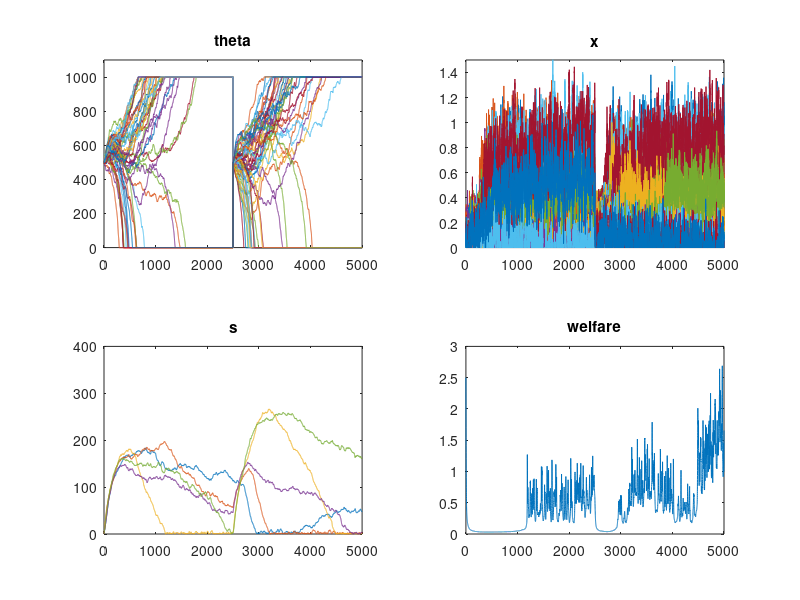

Write the MATLAB code that produced this figure.


%---------------------------------
% Initialization of the variables
function main
    global M N phi zeta theta_min theta_max delta alpha p sigma
    'start'
    N = 10; %Number of bees
    M = 5; %Number of tasks

    theta = ones(N,M)*500;
    x = ones(N,M)*0.1;
    s = ones(1,M);

    initial_condition = [reshape(theta, N*M,1); reshape(x, N*M,1);reshape(s,M,1)]; %intial condition for the ode_solver
    
    alpha = M+1;  %This factor has been changed in order to get convergence
                  %We could also change the delta!
                  %This change has been made because it doesn't make much sense
                  %to get an infinitely increasing stimuli for all tasks.

    delta = 1; 
    p=0.2;
    zeta=10;
    phi=1;
    sigma=0.1;
    dt=1;
    end_time = 5000;
    
    theta_min=1;
    theta_max=1000;
    
    %[T,Y]=ode45(@ode_function, [0 3000], initial_condition);
    [T,Y]=euler_method(@ode_function, [0 end_time], initial_condition,0.5);
    

    %plot(T,Y(:,1:M*N),'-o')
    %plot(T,Y(:,13),'-r')
    subplot(2,2,1)
    plot(T,Y(1:M*N,:),'-')
    axis([0 end_time 0 1100])
    title('theta')
    
    subplot(2,2,2)
    plot(T,Y(M*N+1:M*N*2,:),'-')
    axis([0 end_time 0 1.5])
    title('x')
    
    subplot(2,2,3)
    plot(T,Y(M*N*2+1:M*N*2+M,:),'-')
    title('s')
    axis([0 end_time 0 400])
    
    %here is a first version of welfare implementation
    %of course we can use another function to estimate welfare

    welfare = 1 ./ (Y(M*N*2+1,:) + 1);
    for i=2:M
        welfare = welfare + 1./ (Y(M*N*2+i,:) + 1);
    end
    
    subplot(2,2,4)
    plot(T,welfare,'-')
    axis([0 end_time 0 3])
    title('welfare')
    

end


function dy = ode_function(t,y)
    global M N phi zeta theta_min theta_max delta alpha p sigma
    dy = zeros(2*N*M+M,1);
    
    %theta matrix
    for j=1:M
        for i=1:N
            factor = 0;
            y((j-1)*N + i, 1);
            if (y((j-1)*N + i, 1) > theta_min) && (y((j-1)*N + i, 1)<theta_max)
                factor = 1;
            end 
            
            dy((j-1)*N + i, 1) = [(1 - y((j-1)*N + i +N*M, 1))*phi- y((j-1)*N + i +N*M, 1)*zeta]*factor;
            %xij: dy((i-1)*N + j +N*M, 1)  
        end
    end
    
    %x matrix
    for j=1:M
        for i=1:N
            sum = 0;
            for w=1:M
                sum = sum+y(M*N+(w-1)*N + i);
            end
            %gaussian_sp = 0;
            %here is a attempt to get the gaussian centerd process
            %unfortunately the gaussian random number generator seems to be
            %way to slow!!!
            %%%gaussian_sp = normrnd(0,sigma);
            gaussian_sp = sigma*randn;
            
            dy(M*N+(j-1)*N + i, 1) = [y(M*N*2+j)^2/(y(M*N*2+j)^2+y((j-1)*N + i)^2)]*[1-sum]-p*y(M*N+(j-1)*N + i, 1)+gaussian_sp;
        end
    end 
  
    %s matrix
    for j=1:M
        %it makes no sense to have a negative value for the stiumuli
        sum=0;
        for i=1:N
            %it makes no sense to have a negative value for the stiumuli
            sum = sum + alpha/N*y(M*N+(j-1)*N+i);
        end
        
        if ~((y(2*M*N+j)<=0) && ((delta - sum)<0))
            dy(2*M*N+j)= dy(2*M*N+j) + delta - sum;
        end
    end
    
    
end


function [T,Y] = euler_method(fun,time, y0, h)
    global M N
    T = [];
    Y = [];
    T = [T,time(1)];
    Y = [Y,y0];
    
    
    y_eul = y0;
    t_eul = time(1);
    
    number = (time(2)-time(1))/h;
    
    for j=1:number
        if(j==number/2)
            %theta matrix
            for k=1:M
                for i=1:N
                    y_eul((k-1)*N + i) = 500;
                    y_eul(N*M + (k-1)*N + i) = 0.1;
                end
            end
        end
        y_eul = y_eul + h*fun(t_eul,y_eul);
        t_eul = t_eul + h ;
        
        Y = [Y, y_eul];
        T = [T, t_eul];
    end
    

end 
